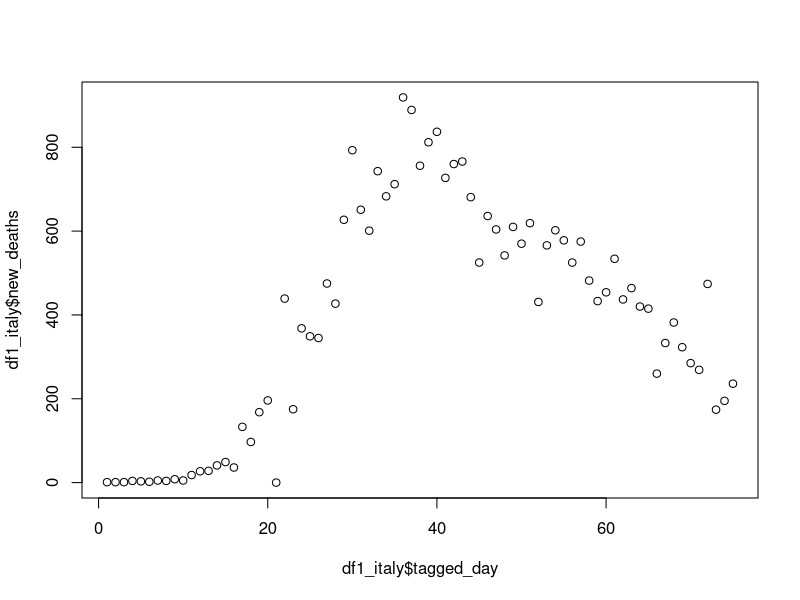
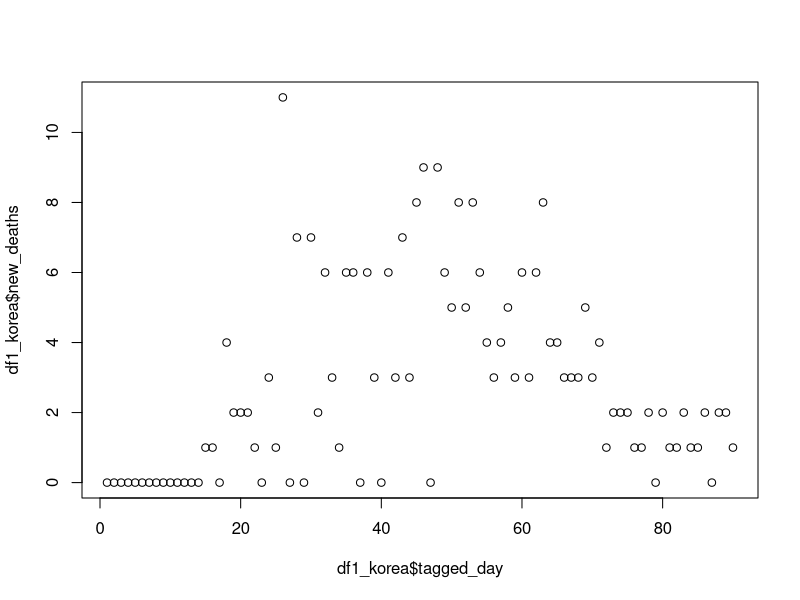

Write the R code that produced these figures, in order.
setwd("~/Documents/KHUSHBU/MS/py_scripts_main/GitHub/Modeling-of-COVID-19-GovMeasures-deaths")

library(dplyr)
library (ggplot2)
library(caret)

df0 <- read.csv(file="HS614_COVID_dataset.csv", header=TRUE)
head(df0)

df0$date <- as.Date(df0$date, "%m/%d/%y")

df1 <- select(df0, c(country, tagged_day, new_confirmed, new_deaths, partial_lockdown, flights_china, school_closure))
head(df1)

summary(df1)

df1_italy <- subset(df1, country =="Italy")
df1_korea <- subset(df1, country == "Korea, South")

plot(df1_italy$tagged_day, df1_italy$new_deaths)
plot(df1_korea$tagged_day, df1_korea$new_deaths)

# correlation

# #Determine the nonlinear (weighted) least-squares estimates of
#  the parameters of a nonlinear model: Gaussian
#https://stats.stackexchange.com/questions/70153/linear-regression-best-polynomial-or-better-approach-to-use/70184#70184

y <- df1_italy$new_deaths
x <- df1_italy$tagged_day

# y_korea <- 
# x_korea <- 

# Define a Gaussian function (of four parameters)
f <- function(x, theta)  { 
  m <- theta[1]; s <- theta[2]; a <- theta[3]; b <- theta[4];
  a*exp(-0.5*((x-m)/s)^2) + b
}

# Difficult part: Estimate some starting values: crude
m.0 <- x[which.max(y)] # argmax
s.0 <- (max(x)-min(x))/6
#s.0 <- (max(x)-min(x))/4 # too fast? Make more guassian
b.0 <- min(y)
a.0 <- (max(y)-min(y))
# m is x values at which peak occurs
# s>0 quantifies the rate at which the curve tapers off
# a>0 reflects the overall magnitudes of the relative y values (range)
# b is a baseline (min y)
c(m=m.0, s=s.0, a=a.0, b=b.0)

# Do the fit. 
fit <- nls(y ~ f(x,c(m,s,a,b)), data.frame(x,y), start=list(m=m.0, s=s.0, a=a.0, b=b.0))
# a*exp(-0.5*((x-m)/s)^2) + b
summary(fit)
#850.5028*exp(-0.5*((x-44.4252)/19.4156)^2)  -124.2956
#Predict day 76: May 06, 2020 - should be #369
850.5028*exp(-0.5*((76-44.4252)/19.4156)^2)  -124.2956

# Display the estimated location of the peak and its SE.
summary(fit)$parameters["m", 1:2]
#

# Display the estimated location of the peak and its SE.
summary(fit)$parameters["m", 1:2]
fit_peak_loc <-ceiling(summary(fit)$parameters["m", 1])
df1_italy$new_deaths[fit_peak_loc]


